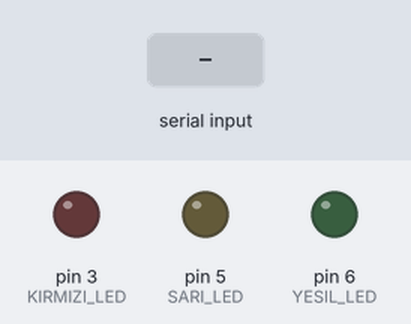
This sketch was run on a simulated Arduino Uno, built with avr-gcc and run on an emulated ATmega328P. On the bench: output pins drawn as LEDs (lit = HIGH). The inputs (shaded band) are chosen by the test bench.

Above: at 1.2 s.
1.3 s: "k" received over Serial
At 2.4 s:
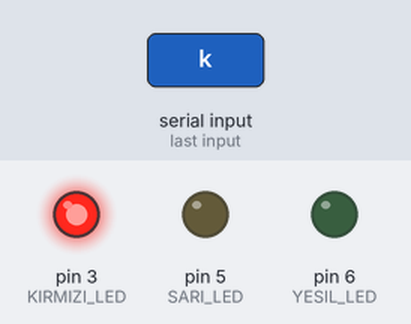
Timing chart, 0 to 7.8 s (numbered marks = the images above; inputs shaded):
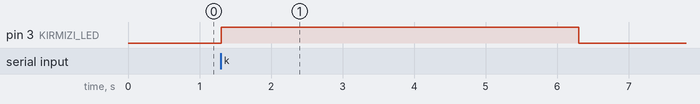

Measured:
- after the input at 1.3 s, pin 3 (KIRMIZI_LED): LOW → HIGH at once, → LOW 5.0 s later

The sketch:

KLAVYE_ILE_LED_YONETIMI.ino
```cpp
#define KIRMIZI_LED 3
#define SARI_LED 5
#define YESIL_LED 6

void setup() {
  pinMode(KIRMIZI_LED , OUTPUT);
  pinMode(SARI_LED , OUTPUT);
  pinMode(YESIL_LED , OUTPUT);
  Serial.begin(9600);
}

void loop() {
  digitalWrite(KIRMIZI_LED , LOW);
  digitalWrite(SARI_LED , LOW);
  digitalWrite(YESIL_LED , LOW);
  if(Serial.available()){
    char girdi = Serial.read();
    if(girdi == 'k'){
      digitalWrite(KIRMIZI_LED , HIGH);
      delay(5000);
    }else if (girdi == 's'){
      digitalWrite(SARI_LED,HIGH);
      delay(5000);
    }else if(girdi == 'y'){
      digitalWrite(YESIL_LED,HIGH);
      delay(5000);
    }else{
      digitalWrite(KIRMIZI_LED , HIGH);
      digitalWrite(SARI_LED , HIGH);
      digitalWrite(YESIL_LED , HIGH);
      delay(5000);
    }
  }
}
```
